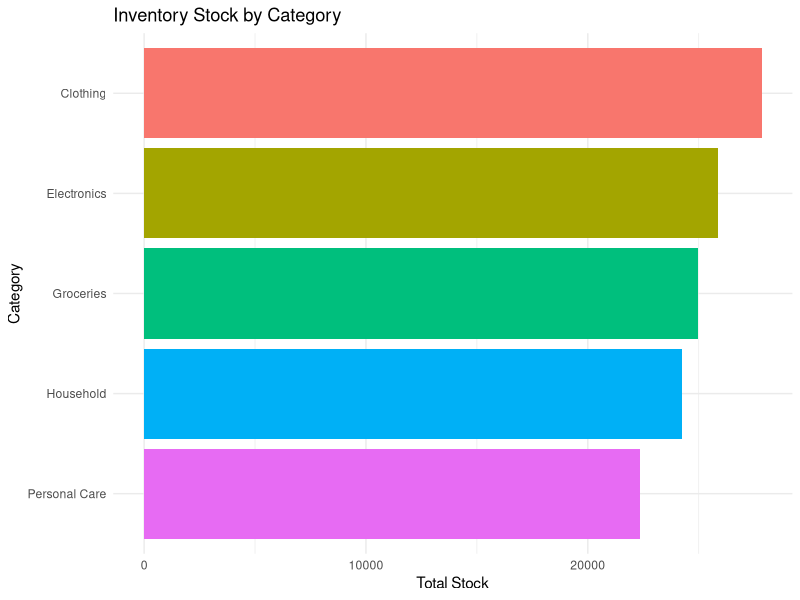

This chart was generated by the following R code:
## ---- chunk 1
library(dplyr)
library(ggplot2)
library(knitr)

inventory <- read.csv("../data/simulated/inventory.csv")
products <- read.csv("../data/simulated/products.csv")

inventory_data <- inventory %>%
  left_join(products, by = "product_id")
## ---- chunk 2
inventory_summary <- inventory_data %>%
  summarise(
    Total_Products = n(),
    Total_Stock = sum(stock_quantity, na.rm = TRUE),
    Low_Stock_Products = sum(stock_quantity <= reorder_level, na.rm = TRUE),
    Average_Stock = mean(stock_quantity, na.rm = TRUE)
  )

kable(inventory_summary)
## ---- chunk 3
category_stock <- inventory_data %>%
  group_by(category) %>%
  summarise(
    Total_Stock = sum(stock_quantity, na.rm = TRUE),
    .groups = "drop"
  )

kable(category_stock)

ggplot(category_stock, aes(x = reorder(category, Total_Stock), y = Total_Stock, fill = category)) +
  geom_col() +
  coord_flip() +
  labs(
    title = "Inventory Stock by Category",
    x = "Category",
    y = "Total Stock"
  ) +
  theme_minimal() +
  theme(legend.position = "none")
## ---- chunk 4
low_stock <- inventory_data %>%
  filter(stock_quantity <= reorder_level) %>%
  arrange(stock_quantity)

kable(head(low_stock, 20))
## ---- chunk 5
reorder_recommendations <- inventory_data %>%
  filter(stock_quantity <= reorder_level) %>%
  mutate(
    Reorder_Status = "Reorder Required",
    Suggested_Stock = ceiling(reorder_level * 1.2)
  )

kable(head(reorder_recommendations, 20))
